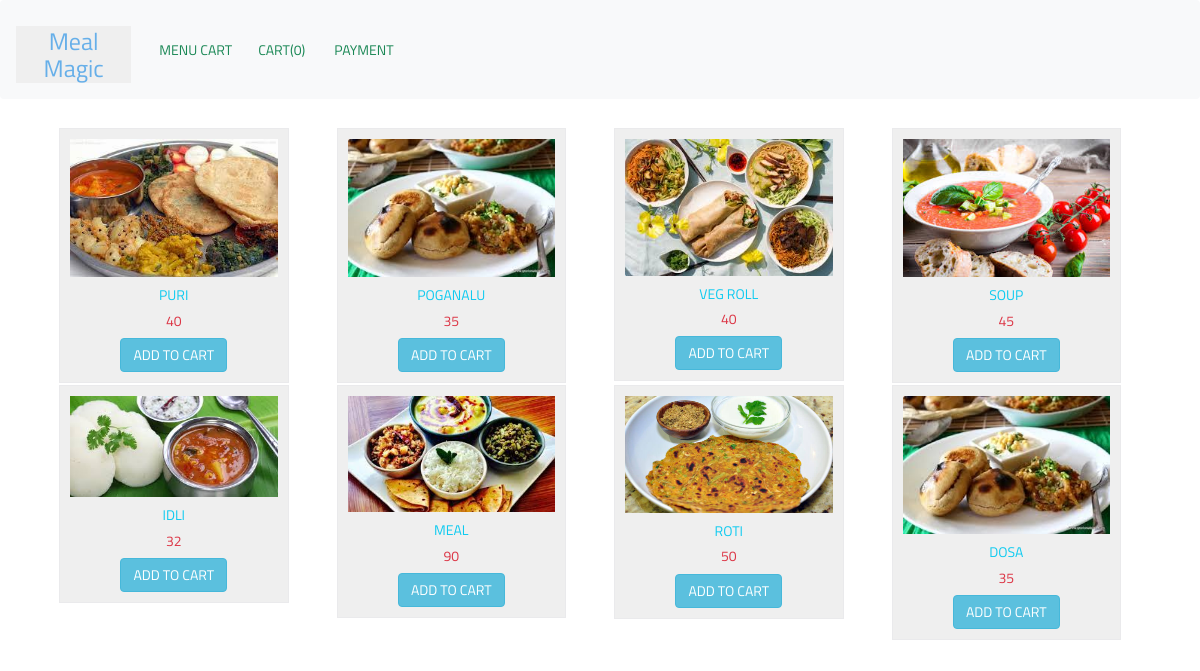
The app's page /index3.php with its own data.
### tables this page shows
CREATE TABLE `product` (
  `id` int(11) NOT NULL,
  `pname` varchar(256) NOT NULL,
  `pimage` varchar(256) NOT NULL,
  `price` int(11) NOT NULL
);

### index3.php (the view, shortened to what this page needs)
<?php include("header.php");
include('connection3.php');
?>
<!DOCTYPE html>
<html lang="en">
<head>
    <link rel="stylesheet" href="https://cdnjs.cloudflare.com/ajax/libs/font-awesome/4.7.0/css/font-awesome.min.css">
    <link href="https://maxcdn.bootstrapcdn.com/bootstrap/3.3.7/css/bootstrap.min.css" rel="stylesheet">
</head>
<body>
    <div class = "container mt-5">
        <div class ="row">
        <div class="container" style="width: 100%">
    <?php
            $sql = "SELECT * FROM product ORDER BY id ASC ";
            $result = mysqli_query($conn,$sql);
            if(mysqli_num_rows($result) > 0) {
                while ($row = mysqli_fetch_array($result)) {
                    ?>
                    <div class="col-lg-3">
                   <form  method="POST" action="manage_cart.php?action=add&id=<?php echo $row["id"]; ?>">
                            <div class="product">
                            <img src="<?php echo $row["pimage"]; ?>" class="img-responsive">
                                <h5 class="text-info"><?php echo $row["pname"]; ?></h5>
                                <h5 class="text-danger"><?php echo $row["price"]; ?></h5>
                                <button type="submit"  name = "ADD_TO_CART" class="btn btn-info" value="ADD_TO_CART">ADD TO CART</a></button>
                            </div>
                        </form>
                    </div>
                    <?php
                }
            }
        ?>
    </div>
</div>
</body>
</html>

### header.php (shortened to what this page needs)
<!DOCTYPE html>
<html lang="en">
<head>
    <link href="https://cdn.jsdelivr.net/npm/bootstrap@5.0.1/dist/css/bootstrap.min.css" rel="stylesheet">
</head>
<body>
<nav class="navbar navbar-expand-lg navbar-light bg-light">
  <div class="container-fluid">
  <a href = "#" class ="logo"><h3>Meal Magic     </h3></a><br>
    <div class="collapse navbar-collapse" id="navbarSupportedContent">
      <ul class="navbar-nav me-auto mb-2 mb-lg-0">
        <br>  <a   href="index3.php" aria-current="page"class="btn btn-outline-success"> MENU CART </a>
      </ul>
    <div>
    <?php
      $count = 0;
    ?>
        <a href="mycart.php" class="btn btn-outline-success">CART(<?php echo $count ;?>)</a>
        <a href ="payment.php"  class="btn btn-outline-success">PAYMENT</a></h2>
    </div>
  </div>
</nav>
</body>
</html>

### index3.php (style rules this page uses)
* { font-family: 'Titillium Web', sans-serif; }
.product { border: 1px solid #eaeaec; margin: -1px 19px 3px -1px; padding: 10px; text-align: center; background-color: #efefef; }
h3 { text-align: center; color: #66afe9; background-color: #efefef; padding: 2%; }

### records on screen
product: pimage (picture), pname "PURI", price "40"
product: pimage (picture), pname "POGANALU", price "35"
product: pimage (picture), pname "VEG ROLL", price "40"
product: pimage (picture), pname "SOUP", price "45"
product: pimage (picture), pname "IDLI", price "32"
product: pimage (picture), pname "MEAL", price "90"
product: pimage (picture), pname "ROTI", price "50"
product: pimage (picture), pname "DOSA", price "35"

### other values on screen
$count "0"
